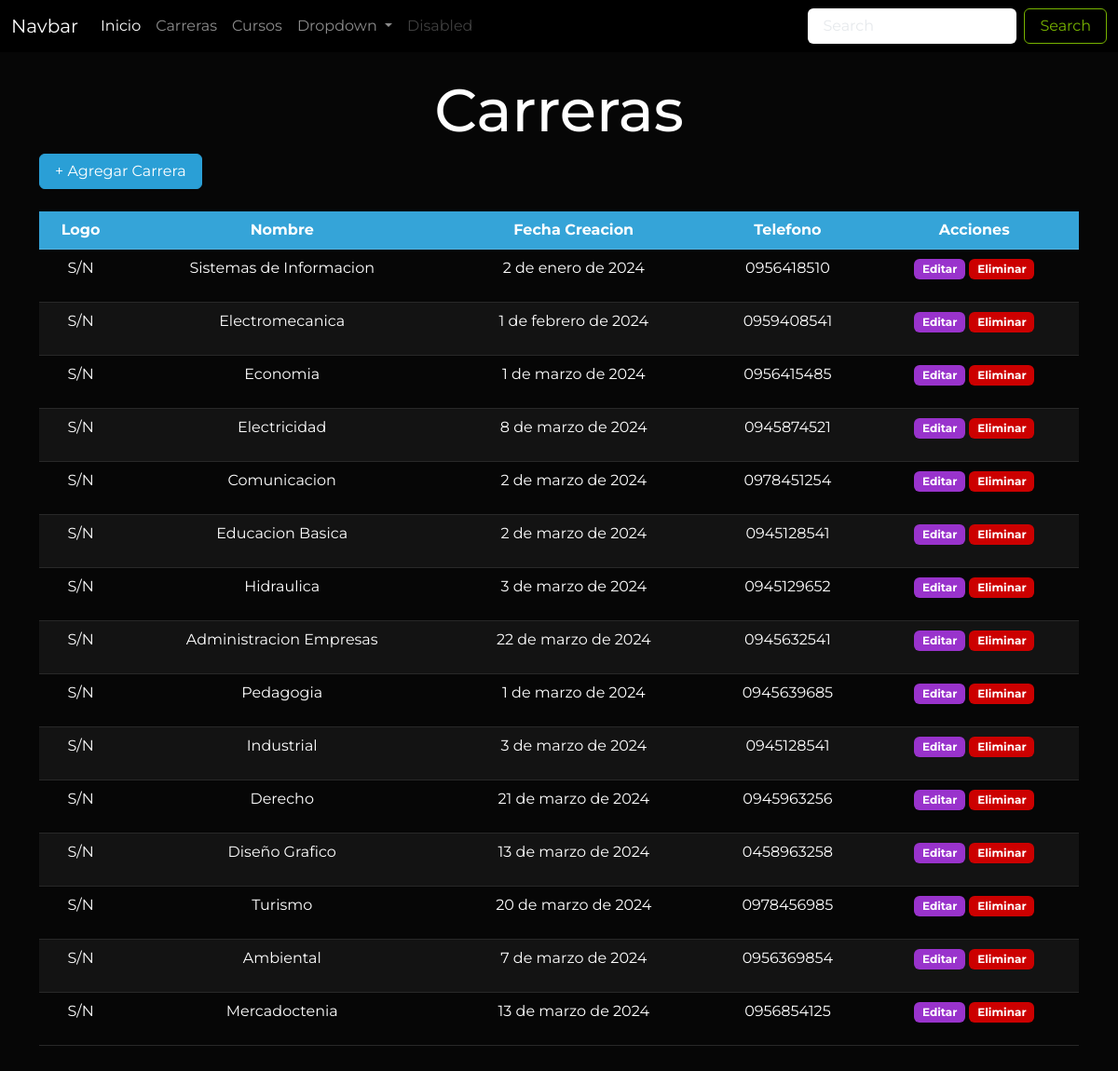
The app's page /carreras/, older data.
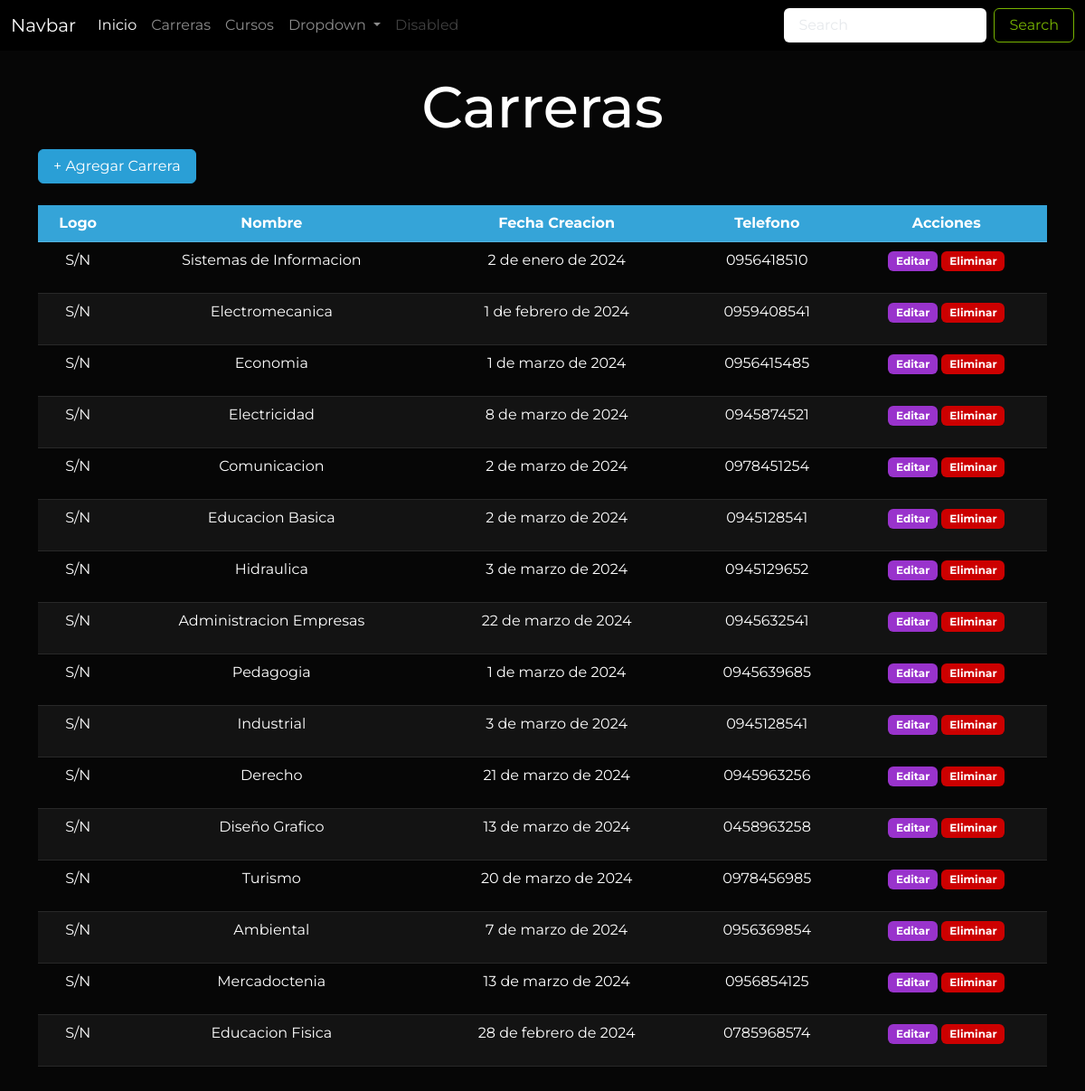
The same page, newer data.
### Aplicaciones/Educacion/models.py (models this page shows, shortened)
class Carrera(models.Model):
    id_car=models.AutoField(primary_key=True)
    nombre_car=models.CharField(max_length=50)
    fecha_creacion_car=models.DateField()
    telefono_car=models.CharField(max_length=10)
    logo_car=models.FileField(upload_to='carreras', null=True)

### Aplicaciones/Educacion/views/carrera_views.py (the view)
# urls.py: path('carreras/', carrera_views.carreras, name="carreras"),
def carreras(request):
    carrerasDbb = Carrera.objects.all()
    return render(request, 'carreras.html', {
        "carreras": carrerasDbb
    })

### Aplicaciones/Educacion/templates/carreras.html (shortened to what this page needs)
{% extends 'plantilla.html' %} {% load static %}  {% block contenido %}
<div class="container">
  <h1 class="text-center mt-4">Carreras</h1>
  <button
    type="button"
    class="btn btn-primary mb-4"
    data-bs-toggle="modal"
    data-bs-target="#exampleModal"
  >
    + Agregar Carrera
  </button>
  {% if carreras %}
  <div class="table-responsive mb-4">
    <table class="table table-hover table-striped text-center" id="tabla">
      <thead class="table-primary">
        <tr>
          <th>Logo</th>
          <th>Nombre</th>
          <th>Fecha Creacion</th>
          <th>Telefono</th>
          <th>Acciones</th>
        </tr>
      </thead>
      <tbody>
        {% for carrera in carreras %}
        <tr>
          <td>
            {% if carrera.logo_car %}
            <img src="{{carrera.logo_car.url}}" alt="" width="50" />
            {% else %}
            <p>S/N</p>
            {% endif %}
          </td>
          <td>{{carrera.nombre_car}}</td>
          <td>{{carrera.fecha_creacion_car}}</td>
          <td>{{carrera.telefono_car}}</td>
          <td>
            <a
              href="{% url 'editar_carrera' carrera.id_car %}"
              class="btn badge bg-info"
              >Editar</a
            >
            <a
              href="javascript:void(0)"
              onclick="eliminarFila('/eliminar_carrera/{{carrera.id_car}}', 'Carrera')"
              class="btn badge bg-danger"
              >Eliminar</a
            >
          </td>
        </tr>
        {% endfor %}
      </tbody>
    </table>
  </div>
  {% else %}
  <div class="alert alert-warning mt-4 text-center">
    No hay registros de carreras
  </div>
  {% endif %}
</div>
{% endblock contenido %}

Row changes from the older to the newer data that the page shows:
added Carrera: shows "S/N", nombre_car "Educacion Fisica", fecha_creacion_car "28 de febrero de 2024", telefono_car "0785968574"
